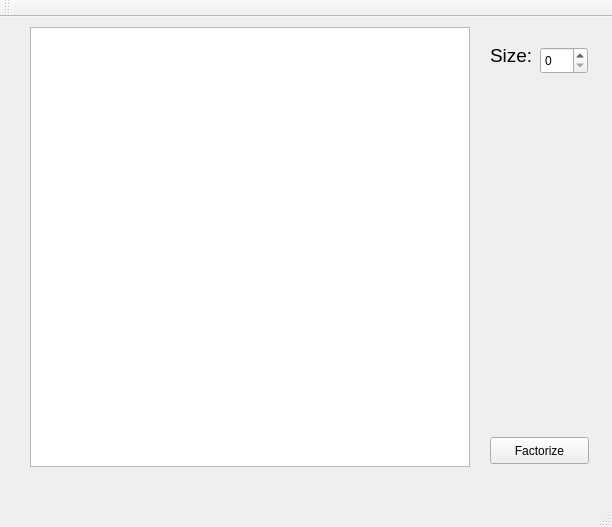
<?xml version="1.0" encoding="UTF-8"?>
<ui version="4.0">
 <class>LU_main_window</class>
 <widget class="QMainWindow" name="LU_main_window">
  <property name="geometry">
   <rect>
    <x>0</x>
    <y>0</y>
    <width>612</width>
    <height>527</height>
   </rect>
  </property>
  <property name="windowTitle">
   <string>LU_main_window</string>
  </property>
  <widget class="QWidget" name="centralWidget">
   <widget class="QTableWidget" name="tableWidgetMatrix">
    <property name="geometry">
     <rect>
      <x>30</x>
      <y>10</y>
      <width>440</width>
      <height>440</height>
     </rect>
    </property>
    <attribute name="horizontalHeaderDefaultSectionSize">
     <number>50</number>
    </attribute>
    <attribute name="verticalHeaderDefaultSectionSize">
     <number>50</number>
    </attribute>
   </widget>
   <widget class="QSpinBox" name="spinSize">
    <property name="geometry">
     <rect>
      <x>540</x>
      <y>30</y>
      <width>48</width>
      <height>27</height>
     </rect>
    </property>
   </widget>
   <widget class="QPushButton" name="pushButtonFactorize">
    <property name="geometry">
     <rect>
      <x>490</x>
      <y>420</y>
      <width>99</width>
      <height>27</height>
     </rect>
    </property>
    <property name="text">
     <string>Factorize</string>
    </property>
   </widget>
   <widget class="QLabel" name="label">
    <property name="geometry">
     <rect>
      <x>490</x>
      <y>30</y>
      <width>41</width>
      <height>17</height>
     </rect>
    </property>
    <property name="font">
     <font>
      <pointsize>14</pointsize>
     </font>
    </property>
    <property name="text">
     <string>Size:</string>
    </property>
   </widget>
  </widget>
  <widget class="QMenuBar" name="menuBar">
   <property name="geometry">
    <rect>
     <x>0</x>
     <y>0</y>
     <width>612</width>
     <height>25</height>
    </rect>
   </property>
  </widget>
  <widget class="QToolBar" name="mainToolBar">
   <attribute name="toolBarArea">
    <enum>TopToolBarArea</enum>
   </attribute>
   <attribute name="toolBarBreak">
    <bool>false</bool>
   </attribute>
  </widget>
  <widget class="QStatusBar" name="statusBar"/>
 </widget>
 <layoutdefault spacing="6" margin="11"/>
 <resources/>
 <connections/>
</ui>
